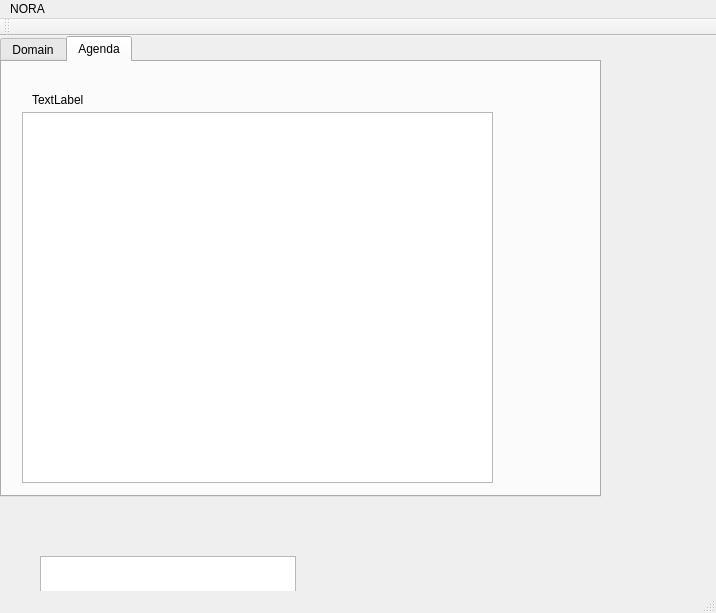
<?xml version="1.0" encoding="UTF-8"?>
<ui version="4.0">
 <class>MainWindow</class>
 <widget class="QMainWindow" name="MainWindow">
  <property name="geometry">
   <rect>
    <x>0</x>
    <y>0</y>
    <width>716</width>
    <height>613</height>
   </rect>
  </property>
  <property name="windowTitle">
   <string>MainWindow</string>
  </property>
  <widget class="QWidget" name="centralWidget">
   <widget class="QTabWidget" name="tabWidget">
    <property name="geometry">
     <rect>
      <x>0</x>
      <y>0</y>
      <width>601</width>
      <height>461</height>
     </rect>
    </property>
    <property name="currentIndex">
     <number>1</number>
    </property>
    <widget class="QWidget" name="tab">
     <attribute name="title">
      <string>Domain</string>
     </attribute>
     <widget class="QLabel" name="label">
      <property name="geometry">
       <rect>
        <x>340</x>
        <y>20</y>
        <width>211</width>
        <height>16</height>
       </rect>
      </property>
      <property name="text">
       <string>Olafurjohannsson.com:</string>
      </property>
     </widget>
     <widget class="QTextBrowser" name="txtBrowser">
      <property name="geometry">
       <rect>
        <x>10</x>
        <y>60</y>
        <width>501</width>
        <height>291</height>
       </rect>
      </property>
     </widget>
     <widget class="QLineEdit" name="lineUrl">
      <property name="geometry">
       <rect>
        <x>10</x>
        <y>20</y>
        <width>141</width>
        <height>21</height>
       </rect>
      </property>
      <property name="placeholderText">
       <string>Enter url</string>
      </property>
     </widget>
     <widget class="QPushButton" name="btnFetchUrl">
      <property name="geometry">
       <rect>
        <x>160</x>
        <y>20</y>
        <width>115</width>
        <height>32</height>
       </rect>
      </property>
      <property name="text">
       <string>Fetch</string>
      </property>
     </widget>
    </widget>
    <widget class="QWidget" name="tab_2">
     <attribute name="title">
      <string>Agenda</string>
     </attribute>
     <widget class="QTextBrowser" name="textFileList">
      <property name="geometry">
       <rect>
        <x>20</x>
        <y>50</y>
        <width>471</width>
        <height>371</height>
       </rect>
      </property>
     </widget>
     <widget class="QLabel" name="Files">
      <property name="geometry">
       <rect>
        <x>30</x>
        <y>30</y>
        <width>59</width>
        <height>16</height>
       </rect>
      </property>
      <property name="text">
       <string>TextLabel</string>
      </property>
     </widget>
    </widget>
   </widget>
   <widget class="QTextBrowser" name="textBrowser">
    <property name="geometry">
     <rect>
      <x>40</x>
      <y>520</y>
      <width>256</width>
      <height>192</height>
     </rect>
    </property>
   </widget>
  </widget>
  <widget class="QMenuBar" name="menuBar">
   <property name="geometry">
    <rect>
     <x>0</x>
     <y>0</y>
     <width>716</width>
     <height>22</height>
    </rect>
   </property>
   <widget class="QMenu" name="menuNORA">
    <property name="title">
     <string>NORA</string>
    </property>
   </widget>
   <addaction name="menuNORA"/>
  </widget>
  <widget class="QToolBar" name="mainToolBar">
   <attribute name="toolBarArea">
    <enum>TopToolBarArea</enum>
   </attribute>
   <attribute name="toolBarBreak">
    <bool>false</bool>
   </attribute>
  </widget>
  <widget class="QStatusBar" name="statusBar"/>
 </widget>
 <layoutdefault spacing="6" margin="11"/>
 <resources/>
 <connections/>
</ui>
